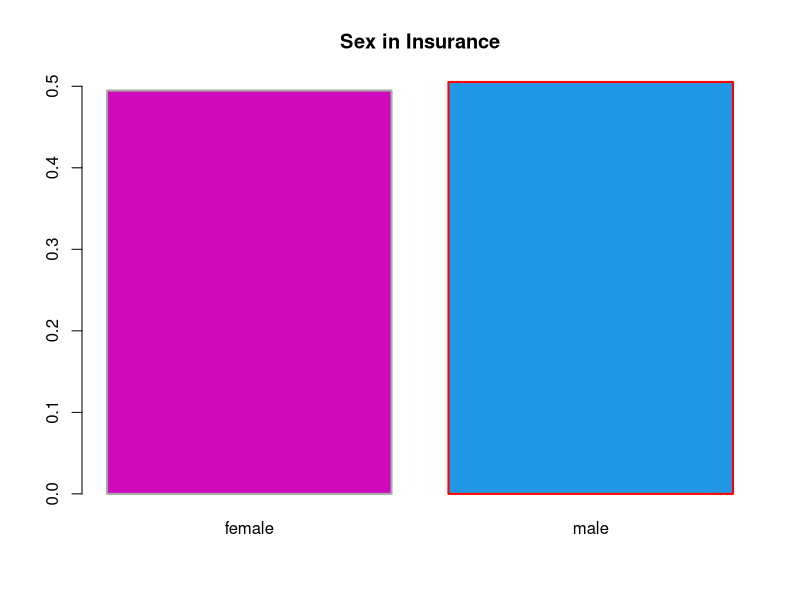
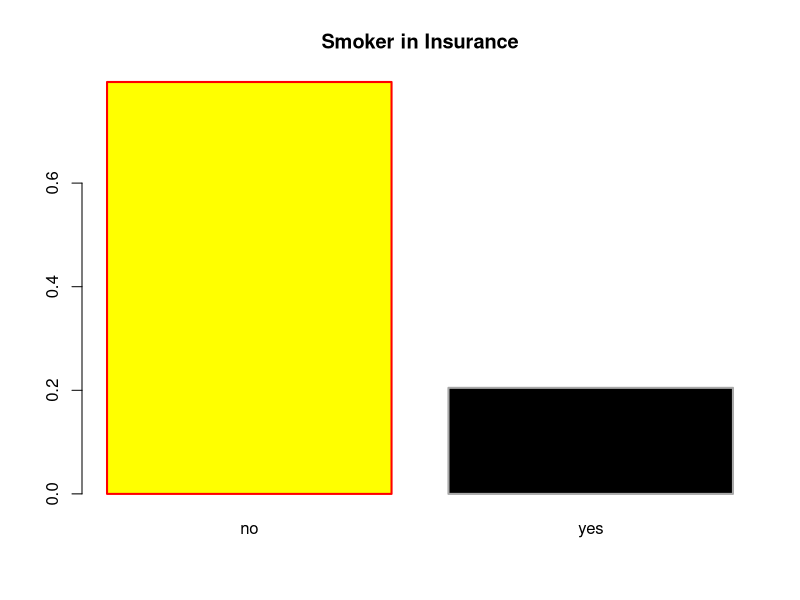
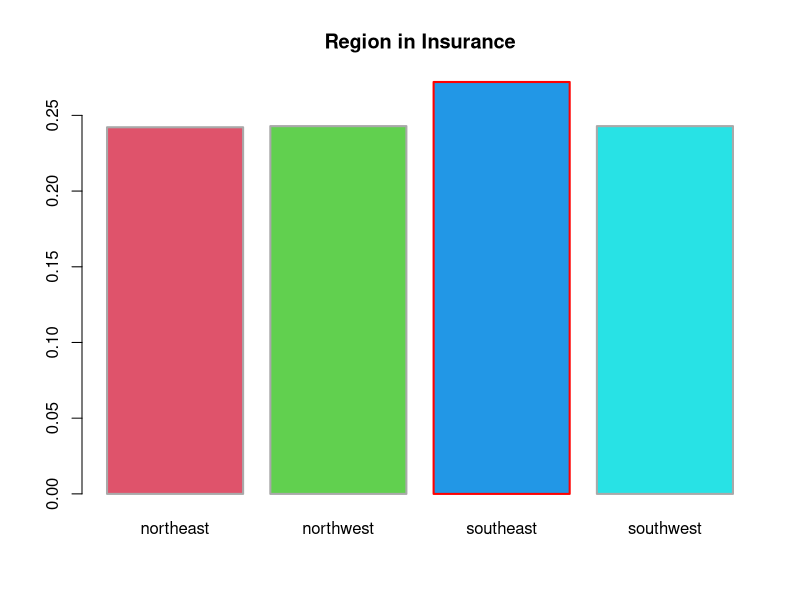
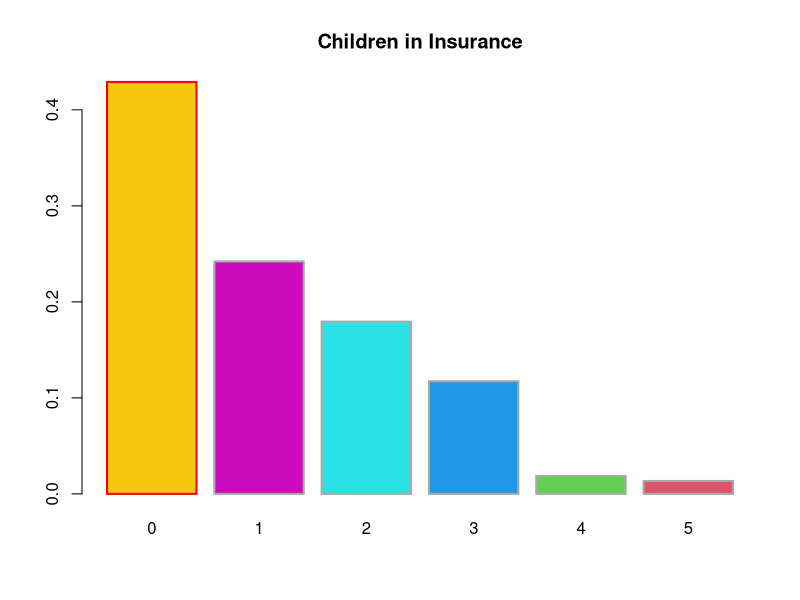
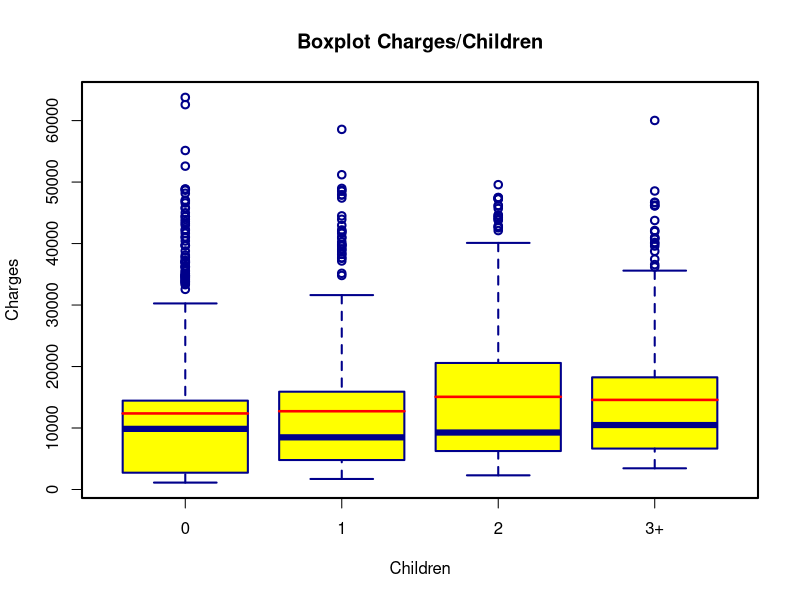
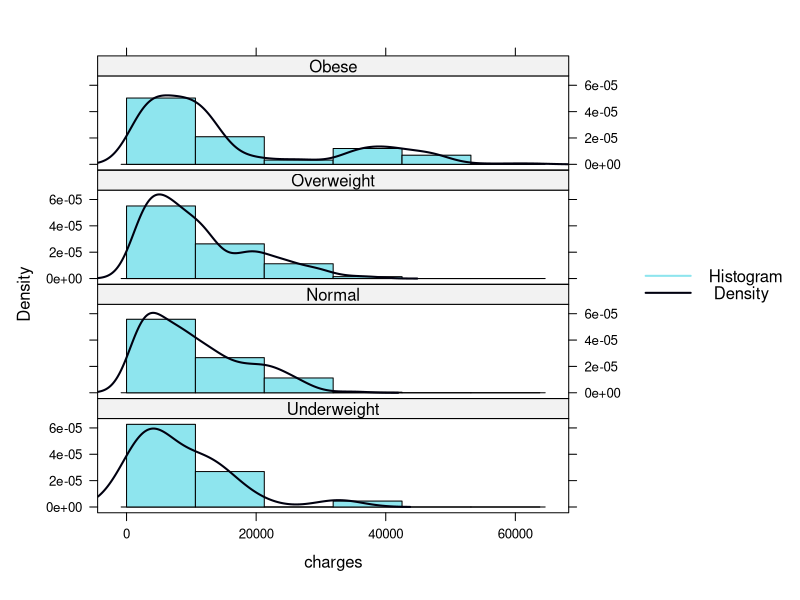
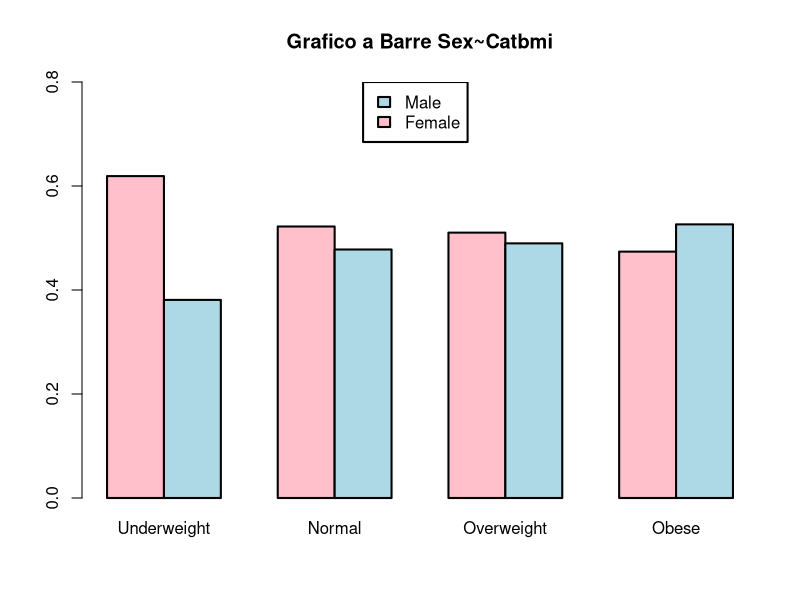
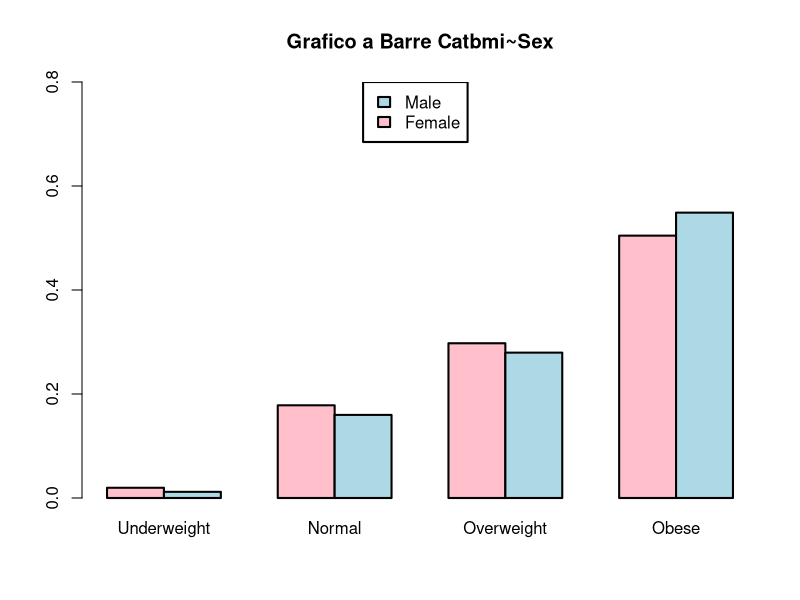

Write R code to recreate these figures, in order.
## ---- chunk 1
insurance <- read.csv("insurance.csv")
library(lattice)
## ---- chunk 2
sex <- prop.table(table(insurance$sex))
children <- prop.table(table(insurance$children))
smoker <- prop.table(table(insurance$smoker))
region <- prop.table(table(insurance$region))
opar = par(lwd = 2)
barplot(sex, main="Sex in Insurance", col=c(6,4), border=c("darkgrey", "red")) 
barplot(smoker, main="Smoker in Insurance", col=c("yellow", "black"), border=c("red", "darkgrey"))
barplot(region, main="Region in Insurance", col=2:5, border=c("darkgrey","darkgrey","red", "darkgrey"))

barplot(children, main="Children in Insurance", col=7:2, border=c("red", "darkgrey", "darkgrey", "darkgrey", "darkgrey", "darkgrey"))
## ---- chunk 3
insurance$new.children[insurance$children == 0] <- "0"
insurance$new.children[insurance$children == 1] <- "1"
insurance$new.children[insurance$children == 2] <- "2"
insurance$new.children[insurance$children >= 3] <- "3+"
boxplot(insurance$charges~insurance$new.children, main="Boxplot Charges/Children", xlab="Children", ylab="Charges", col="yellow", border="darkblue")
means <- tapply(insurance$charges, insurance$new.children, mean)
segments(x0=(1:4)-0.4, x1=(1:4)+0.4, y0=means, y1=means, col="red", lwd=2.5)

## ---- chunk 4

insurance$catbmi <- cut(insurance$bmi, breaks = c(0, 18.5, 25, 30, max(insurance$bmi) + 1), labels = c("Underweight", "Normal", "Overweight", "Obese"))

           histogram(~ charges | catbmi, data = insurance, layout = c(1, 4),
                        breaks = (0:6) * max(insurance$charges + 1) / 6, aspect = 0.2, type = "density",
                        panel = function(x, ...) {
                          panel.histogram(x, ..., col="cadetblue2")
                          panel.densityplot(x, col = "#00000F", lwd=2, ...)
                        },
           key=list(space="right",
         lines=list(col=c("cadetblue2","#00000F"), lwd=2),
         text=list(c("Histogram"," Density")))
)
## ---- chunk 5
table.sex.bmi <- table(insurance$sex,insurance$catbmi)
table.sex.bmi
sex.conditioned.bmi <- prop.table(table.sex.bmi, 2)
prop.sex.bmi <- prop.table(table.sex.bmi, 1)
barplot(sex.conditioned.bmi, beside=T, ylim=c(0,0.8), col=c("pink","lightblue","pink","lightblue","pink","lightblue","pink","lightblue"), main="Grafico a Barre Sex~Catbmi")
legend(5.5, 0.8, legend = c("Male", "Female"), fill = c("lightblue", "pink"))
## ---- chunk 6
barplot(prop.sex.bmi, beside=T, ylim=c(0,0.8), col=c("pink","lightblue","pink","lightblue","pink","lightblue","pink","lightblue"), main="Grafico a Barre Catbmi~Sex")
legend(5.5, 0.8, legend = c("Male", "Female"), fill = c("lightblue", "pink"))
## ---- chunk 7
prop.diff <- abs(sex.conditioned.bmi[1,] - sex.conditioned.bmi[2,])
barplot(prop.diff, col=c("red", "green", "green", "green"), border="darkgrey", main="Differenze tra Maschi e Femmine nel Grafico Sex~Catbmi")
## ---- chunk 8

table.cat <- prop.table(table(insurance$catbmi))
barplot(table.cat, col=c("red", "green", "green", "green"), border="darkgrey", main="Distribuzione dei dati nelle varie categorie di Catbmi")
## ---- chunk 9
chisq.test(table.sex.bmi, correct = F)
## ---- chunk 10
smoker <- as.numeric(factor(insurance$smoker))

smoker_col = 19*as.numeric(smoker==1) + 6*as.numeric(smoker==2)

par(cex=0.5, mai=c(0.3, 0.3, 0.2, 0.2))

par(fig=c(0.15, 0.85, 0.15, 0.85))
plot(insurance$age, insurance$charges, col = smoker_col, pch = 16 + smoker, cex = 0.95, main=NULL, ylim=c(0,70000), xlim=c(16, 65), xaxt='n', yaxt='n')

par(fig=c(0.15, 0.85, 0, 0.24), new=T)
boxplot(insurance$age, horizontal=T, main=NULL, ylim=c(16, 65), col="lightblue", border="darkblue")

par(fig=c(0, 0.205, 0.15, 0.85), new=T)
boxplot(insurance$charges, main=NULL, ylim=c(0,70000), col="lightblue", border="darkblue")

par(fig=c(0.15, 0.85, 0.765, 1), new=T)
plot(density(insurance$age[insurance$smoker=="no"]), col=19, lwd=1.5, main="", xlim=c(16, 65), xaxt='n')
lines(density(insurance$age[insurance$smoker=="yes"]), col=6, lwd=1.5, main=NULL)

par(fig=c(0.793, 1, 0.15, 0.85), new=T)
density.charges.no <- density(insurance$charges[insurance$smoker=="no"])
plot(density.charges.no$y, density.charges.no$x, type = "l", col=19, lwd=1.5, main="", ylim=c(0,70000), yaxt='n')

density.charges.yes <- density(insurance$charges[insurance$smoker=="yes"])
lines(density.charges.yes$y, density.charges.yes$x, type = "l", col=6, lwd=1.5, main=NULL)

